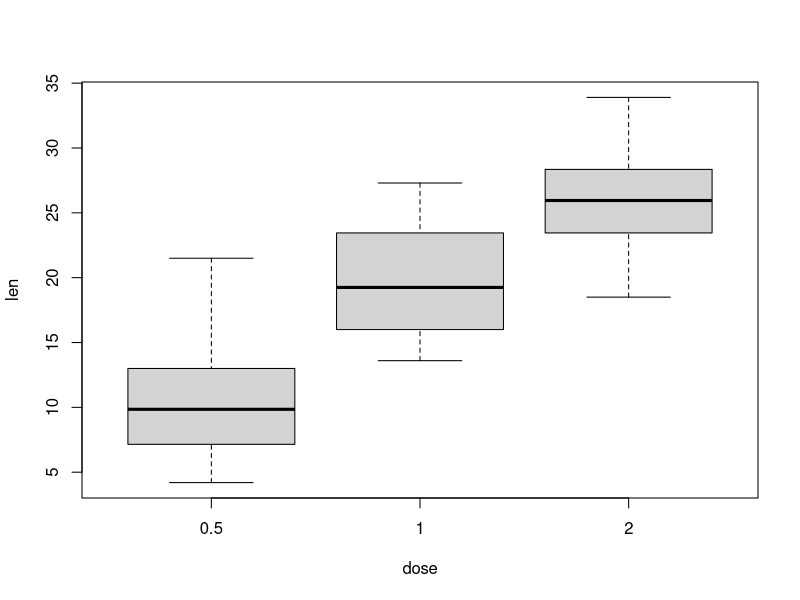
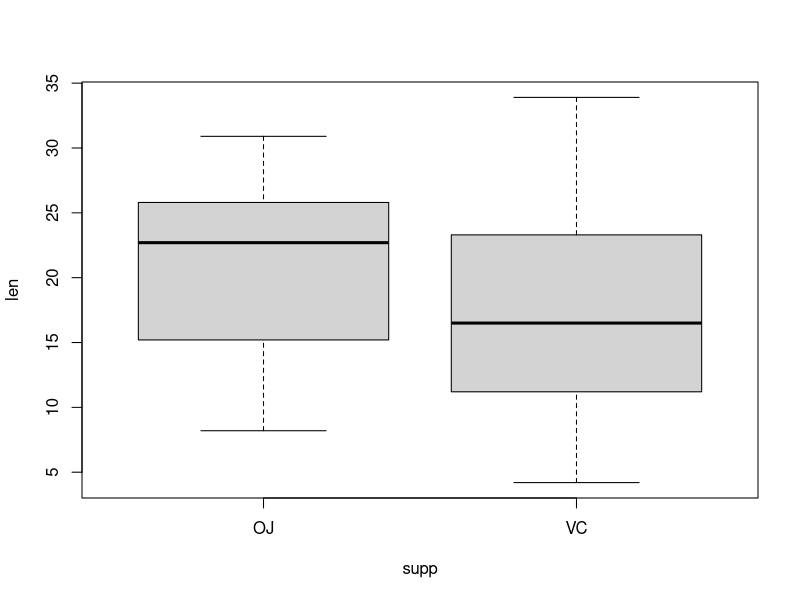
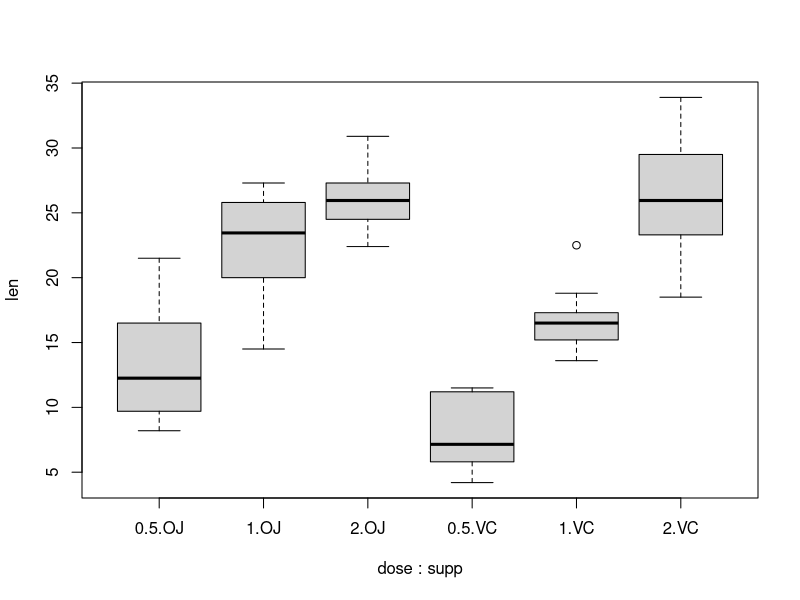

Recreate these plots in R, in order.
## ---- chunk 1
teeth = read.csv("data/teeth.csv", row.names = 1)
head(teeth)
## ---- chunk 2
boxplot(len ~ dose, data = teeth)
boxplot(len ~ supp, data = teeth)
boxplot(len ~ dose + supp, data = teeth)
## ---- chunk 3
#Observed difference in teeth length due to supplement method
mean(teeth$len[teeth$supp == "OJ"]) - mean(teeth$len[teeth$supp == "VC"])
#Permute the observations
supp_perm = sample(teeth$supp)
#Calculate mean difference in permuted data
mean(teeth$len[supp_perm == "OJ"]) - mean(teeth$len[supp_perm == "VC"])
